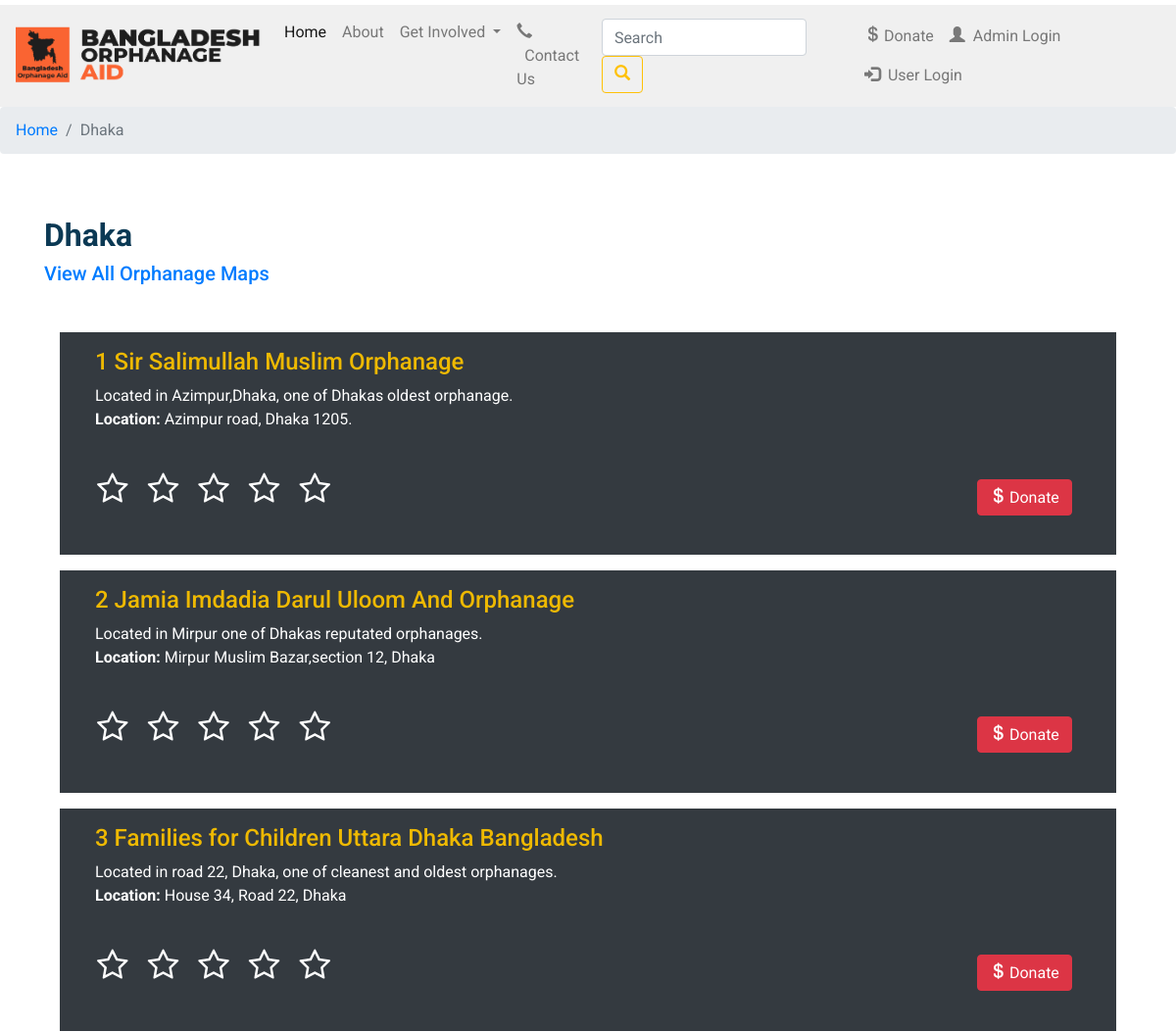
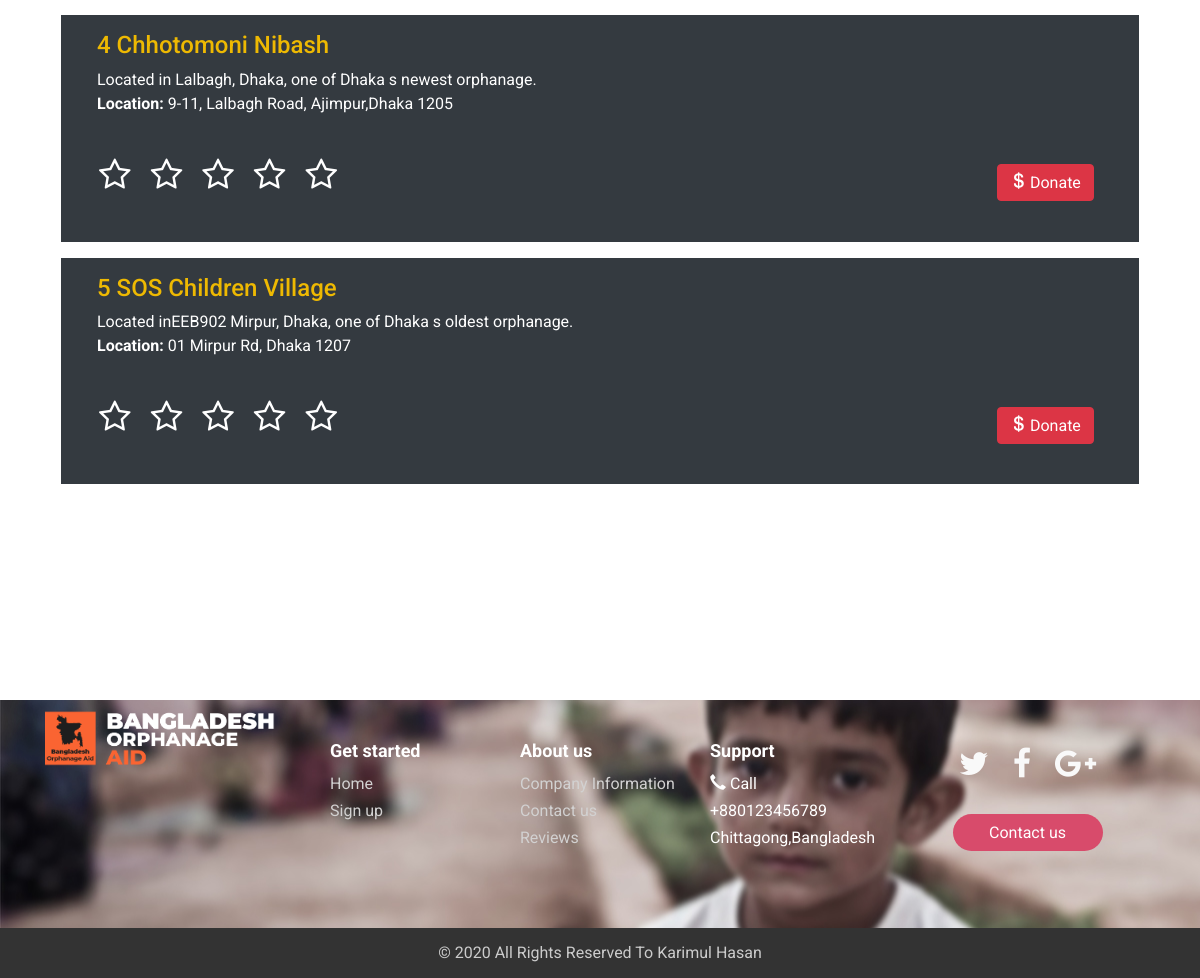
Page /Dhaka.php on the committed database (2 pictures, top to bottom).
### tables this page shows
CREATE TABLE `orphanage_details` (
  `id` int(11) NOT NULL,
  `no` int(11) NOT NULL,
  `name` varchar(100) NOT NULL,
  `details` varchar(255) NOT NULL,
  `location` varchar(255) NOT NULL
);

### Dhaka.php (the view, shortened to what this page needs)
<?php
include('connection.php');
?>
<!DOCTYPE html>
<html lang="en">
<head>
  <link rel="stylesheet" href="https://stackpath.bootstrapcdn.com/bootstrap/4.3.1/css/bootstrap.min.css">
  <link rel="stylesheet" href="http://cdnjs.cloudflare.com/ajax/libs/font-awesome/4.6.3/css/font-awesome.min.css">
  <link rel="stylesheet" type="text/css "href="css/glyphicons.css">
  <link rel="stylesheet" type="text/css "href="css/custom.css">
</head>
<body style="margin-top:5px;">
<?php
include('MenuBar.php')
?>
<nav aria-label="breadcrumb">
  <ol class="breadcrumb">
    <li class="breadcrumb-item"><a style="text-decoration:none;"href="index.php">Home</a></li>
    <li class="breadcrumb-item active" aria-current="page">Dhaka</li>
  </ol>
</nav>
<br>
<br>
<div class="container">
  <h2 style="color:#0B3954"><b>Dhaka</b></h2>
  <h5>
  <a href="MapDhaka.php">
    View All Orphanage Maps
</a></h5>
<br>
  <?php
	$sql=mysqli_query($con,"select * from orphanage_details where id<6");
	while($r_res=mysqli_fetch_assoc($sql))
	{
	?>
<span class="d-block p-3 m-3 bg-dark text-white">
    <h4 style="margin-left:20px;color:#EEB902;"><?php echo $r_res['no']; ?>&nbsp;<?php echo $r_res['name']; ?> </h4>
    <h7 style="margin-left:20px;"><?php echo $r_res['details']; ?><br>
    <b style="margin-left:20px;">Location:</b> <?php echo $r_res['location']; ?></h7><br>
    <br>
    <table>
      <tr><td>
    <?php
  include('stars.html')
  ?></td>
  <td>
    <a style="margin-left:650px; padding-bottom:5px;" href="donate.php" class="btn btn-danger"><span class="glyphicon glyphicon-usd"></span>&nbsp;Donate</button></a>
  </td>
  </tr></table></span>
  <?php } ?>
</div>
  <?php
  include('Footer.php')
  ?>
  </body>
  </html>

### css/custom.css (style rules this page uses)
.container { width:1250px !important; }
html { height: 100%; }
body { display: flex; display: -webkit-flex; flex-direction: column; -webkit-flex-direction: column; height: 100%; }

### rows in the picture
orphanage_details: no "1", name "Sir Salimullah Muslim Orphanage", details "Located in Azimpur,Dhaka, one of Dhakas oldest orphanage.", location "Azimpur road, Dhaka 1205."
orphanage_details: no "2", name "Jamia Imdadia Darul Uloom And Orphanage", details "Located in Mirpur one of Dhakas reputated orphanages.", location "Mirpur Muslim Bazar,section 12, Dhaka"
orphanage_details: no "3", name "Families for Children Uttara Dhaka Bangladesh", details "Located in road 22, Dhaka, one of cleanest and oldest orphanages.", location "House 34, Road 22, Dhaka"
orphanage_details: no "4", name "Chhotomoni Nibash", details "Located in Lalbagh, Dhaka, one of Dhaka s newest orphanage.", location "9-11, Lalbagh Road, Ajimpur,Dhaka 1205"
orphanage_details: no "5", name "SOS Children Village", details "Located inEEB902 Mirpur, Dhaka, one of Dhaka s oldest orphanage.", location "01 Mirpur Rd, Dhaka 1207"
